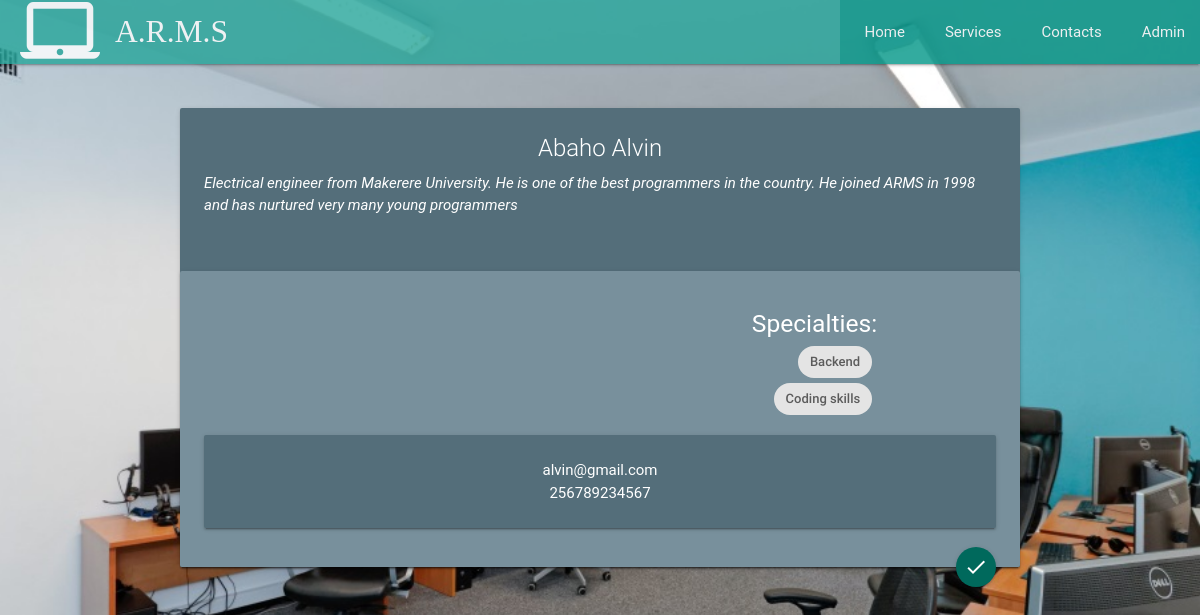
/timetable/staff/tutor/Abaho Alvin, run on the app's committed database.
### armstimetable/models.py (models this page shows, shortened)
class Lecturer(models.Model):
    name = models.CharField(max_length=30, primary_key=True, unique=True)
    profile = models.TextField()
    email = models.EmailField()
    telephone = models.CharField(max_length=15)

class Specialty(models.Model):
    name = models.ForeignKey(Lecturer, on_delete=models.CASCADE)
    specialty = models.CharField(max_length=255, unique=False, blank=True)

### armstimetable/views.py (the view)
# urls.py: url(r'^staff/tutor/(?P<tutor>\D+)$', views.tutor_detail, name='tutordetails'),
def tutor_detail(request, tutor):
    person = Lecturer.objects.get(name=tutor)
    return render(request, 'itinerary/tutor.html', {'person': person})

### armstimetable/templates/itinerary/tutor.html (shortened to what this page needs)
{% extends 'base.html' %}
{% block content %}
    <div class="card blue-grey darken-1 hoverable">
        <div class="card-content white-text">
            <span class="card-title center">{{ person.name }}</span>
            <a href="{% url 'timetable:docket' %}" class="btn-floating waves-effect waves-light teal darken-3 halfway-fab"><i class="material-icons">done</i></a>
            <p>
                <em>{{ person.profile }}</em><br><br>
            </p>
        </div>
        <div class="card blue-grey lighten-1">
            <div class="card-content white-text">
                <div class="container right-align">
                    <ul class="collectiion with-header">
                        <li class="collection-header"><h5>Specialties: </h5></li>
                        {% for spec in person.specialty_set.all %}
                            <li class="collection-item chip">{{ spec.specialty }}</li><br>
                        {% endfor %}
                    </ul>
                </div>
                <div class="card-panel blue-grey darken-1">
                    <p class="center-align">
                        {{ person.email }}<br>{{ person.telephone }}
                    </p>
                </div>
            </div>
        </div>
    </div>
{% endblock %}

### static/CSS/styles.css (style rules this page uses)
body { background-image: url("/static/images/office-plan-for-developers.jpg"); background-size: cover; background-repeat: no-repeat; background-attachment: fixed; }

### data on the page
Lecturer: name "Abaho Alvin", profile "Electrical engineer from Makerere University. He is one of the best programmers in the country. He joined ARMS in 1998 and has nurtured very many young programmers", email "alvin@gmail.com", telephone "256789234567"
Specialty: specialty "Backend"
Specialty: specialty "Coding skills"
